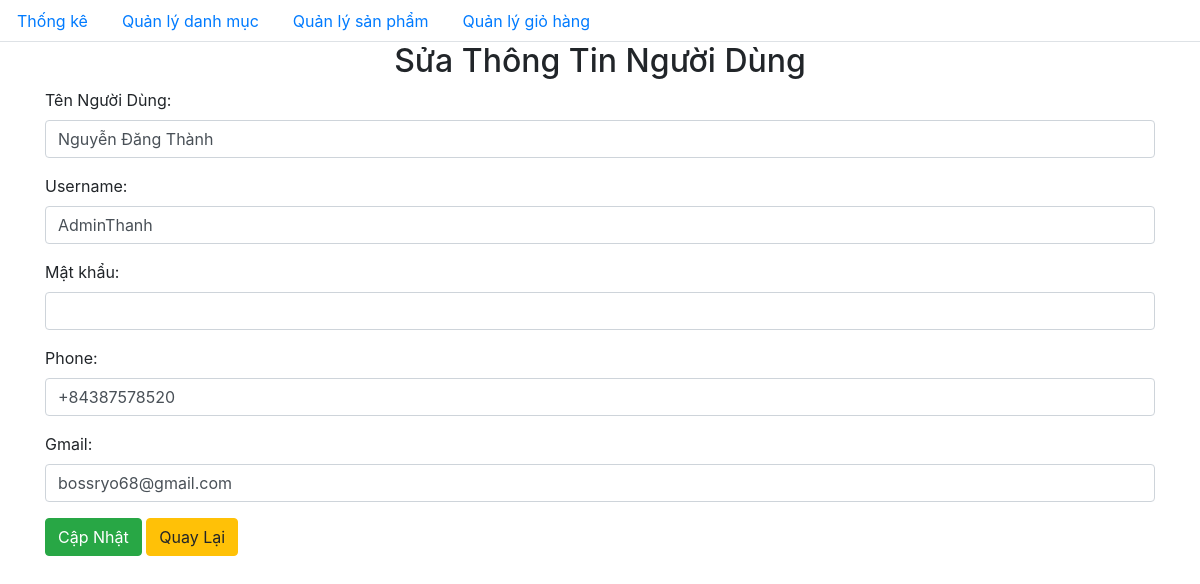
/admin/user/change.php?id=7, run on the app's committed database.
### tables this page shows
CREATE TABLE `user` (
  `id_user` int NOT NULL,
  `hoten` varchar(255) NOT NULL,
  `username` varchar(255) NOT NULL,
  `password` varchar(255) NOT NULL,
  `phone` varchar(28) NOT NULL,
  `email` varchar(255) NOT NULL
);

### admin/database/dbhelper.php (called while the page is built, shortened)
<?php
function executeSingleResult($sql)
{
	$con = mysqli_connect(HOST, USERNAME, PASSWORD, DATABASE);
	$result = mysqli_query($con, $sql);
	$row    = mysqli_fetch_array($result, 1);
	return $row;
}

### admin/user/change.php (the view, shortened to what this page needs)
<?php
require_once('../database/dbhelper.php');
if (isset($_GET['id'])) {
    $id = $_GET['id'];
    $sql = 'select * from user where id_user=' . $id;
    $user = executeSingleResult($sql);
?>
<!DOCTYPE html>
<html>
<head>
    <link rel="stylesheet" href="https://maxcdn.bootstrapcdn.com/bootstrap/4.4.1/css/bootstrap.min.css">
</head>
<body>
    <ul class="nav nav-tabs">
        <li class="nav-item">
            <a class="nav-link" href="../index.php">Thống kê</a>
        </li>
        <li class="nav-item">
            <a class="nav-link" href="index.php">Quản lý danh mục</a>
        </li>
        <li class="nav-item">
            <a class="nav-link" href="../product/">Quản lý sản phẩm</a>
        </li>
        <li class="nav-item">
            <a class="nav-link" href="#">Quản lý giỏ hàng</a>
        </li>
    </ul>
    <div class="container">
        <div class="panel panel-primary">
            <div class="panel-heading">
                <h2 class="text-center">Sửa Thông Tin Người Dùng</h2>
            </div>
            <div class="panel-body">
                <form method="POST" id="updateForm">
                    <div class="form-group">
                        <label for="name">Tên Người Dùng:</label>
                        <input required="true" type="text" class="form-control" id="name" name="name" value="<?= $user['hoten'] ?>">
                    </div>
                    <div class="form-group">
                        <label for="username">Username:</label>
                        <input required="true" type="text" class="form-control" id="username" name="username" value="<?= $user['username'] ?>">
                    </div>
                    <div class="form-group">
                        <label for="password">Mật khẩu:</label>
                        <input required="true" type="password" class="form-control" id="password" name="password" value="">
                    </div>
                    <div class="form-group">
                        <label for="phone">Phone:</label>
                        <input required="true" type="text" class="form-control" id="phone" name="phone" value="<?= $user['phone'] ?>">
                    </div>
                    <div class="form-group">
                        <label for="gmail">Gmail:</label>
                        <input required="true" type="email" class="form-control" id="gmail" name="gmail" value="<?= $user['email'] ?>">
                    </div>
                    <button type="submit" class="btn btn-success" name="submit">Cập Nhật</button>
                    <?php
                    $previous = "javascript:history.go(-1)";
                    if (isset($_SERVER['HTTP_REFERER'])) {
                        $previous = $_SERVER['HTTP_REFERER'];
                    }
                    ?>
                    <a href="<?= $previous ?>" class="btn btn-warning">Quay Lại</a>
                </form>
            </div>
        </div>
    </div>
</body>
</html>
<?php
    }
?>

### data on the page
user: name "Nguyễn Đăng Thành", username "AdminThanh", phone "+84387578520", gmail "bossryo68@gmail.com"
